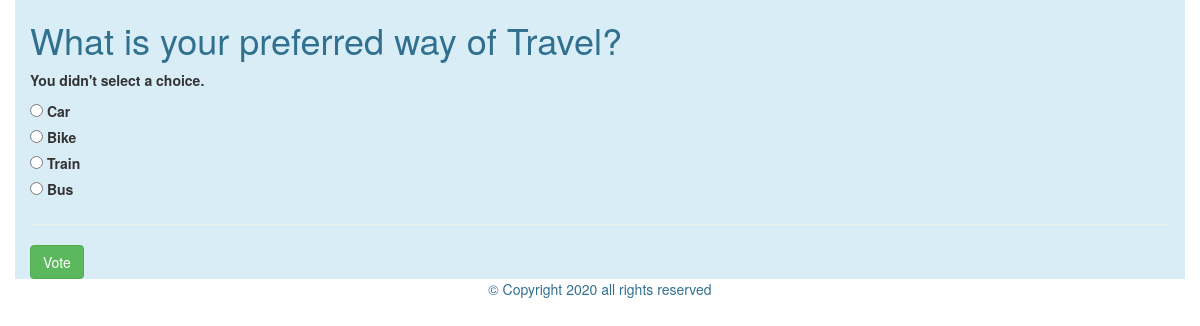
The page /polls/4/vote/ on the database its author committed.
### polls/models.py (models this page shows, shortened)
class Question(models.Model):
    question_text = models.CharField(max_length=200)
    pub_date = models.DateTimeField('date published')

class Choice(models.Model):
    question = models.ForeignKey(Question, on_delete=models.CASCADE)
    choice_text = models.CharField(max_length=200)
    votes = models.IntegerField(default=0)

### polls/views.py (the view)
# urls.py: path('<int:question_id>/vote/',views.vote,name='vote'),
def vote(request, question_id):
    question = get_object_or_404(Question, pk=question_id)
    try:
        selected_choice = question.choice_set.get(pk=request.POST['choice'])
    except (KeyError, Choice.DoesNotExist):
        return render(request, 'polls/detail.html', {
            'question': question,
            'error_message': "You didn't select a choice.",
        })
    else:
        selected_choice.votes += 1
        selected_choice.save()
        return HttpResponseRedirect(reverse('polls:results', args=(question.id,)))

### polls/templates/polls/detail.html (shortened to what this page needs)
{% extends 'polls/base.html' %}
{% block content %}
<div class="container bg-info">
<h1 class="text-info">{{ question.question_text }}</h1>
{% if error_message %}<p><strong>{{ error_message }}</strong></p>{% endif %}
<form action="{% url 'polls:vote' question.id %}" method="post">
{% for choice in question.choice_set.all %}
    <input type="radio" name="choice" id="choice{{ forloop.counter }}" value="{{ choice.id }}">
    <label for="choice{{ forloop.counter }}">{{ choice.choice_text }}</label><br>
{% endfor %}
    <hr>
<input class="btn btn-success" type="submit" value="Vote">
</form>
</div>
{% endblock %}

### rows shown on the page
Question: question_text "What is your preferred way of Travel?"
Choice: choice_text "Car"
Choice: choice_text "Bike"
Choice: choice_text "Train"
Choice: choice_text "Bus"

### other values the page prints
{{ error_message }} "You didn't select a choice."
